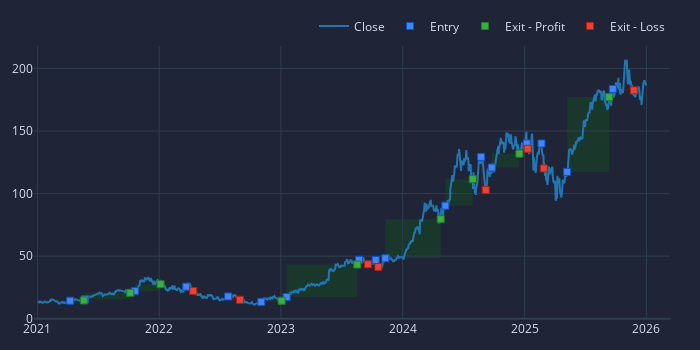

Here is the notebook cell this chart was saved with:
### Markdown cell above
## 3. Testing the Moving Average Crossover Strategy

Now, let's try to beat the market using a classic Golden Cross strategy.

- Buy when Fast MA crosses above Slow MA.
- Sell when Fast MA crosses below Slow MA.

### Code cell
# 1. Define Parameters
fast_window = 10
slow_window = 50

# 2. Calculate Indicators
fast_ma = vbt.MA.run(price, fast_window, short_name='fast')
slow_ma = vbt.MA.run(price, slow_window, short_name='slow')

# 3. Generate Signals
entries = fast_ma.ma_crossed_above(slow_ma)
exits = fast_ma.ma_crossed_below(slow_ma)

# 4. Run Backtest
pf_ma = vbt.Portfolio.from_signals(
    price, 
    entries, 
    exits, 
    init_cash=10000,
    fees=0.001
)

# 5. Visualize Trades for NVDA (Example)
selected_stock = 'NVDA'
selected_pf = pf_ma[fast_window, slow_window, selected_stock]
fig = price[selected_stock].vbt.plot(trace_kwargs=dict(name='Close'))
selected_pf.positions.plot(close_trace_kwargs=dict(visible=False), fig=fig)
fig.write_image('ma_strategy_nvda.svg')
fig.show()

selected_ret = selected_pf.total_return()
print(f"MA Strategy {selected_stock} Total Return: {selected_ret:.2%}")
print(f"MA Strategy Average Return: {pf_ma.total_return().mean():.2%}")

### Figure 1 — Plotly figure (JSON) as saved in the notebook; plotly's stock layout.template omitted (floating-point values rounded to 4 significant figures; data arrays with more than 128 entries replaced by an {"elided": "..."} marker saying what was removed)
{"data": [{"name": "Close", "showlegend": true, "type": "scatter", "uid": "74007ead-88ff-4c5d-a1d7-e05e0a5ee09d", "x": {"elided": "1255 str values"}, "y": {"elided": "1255 float values"}}, {"line": {"color": "#1f77b4"}, "name": "Close", "showlegend": true, "type": "scatter", "uid": "a9f4aa50-87b7-4d90-a809-0e8b83b3a2f7", "visible": false, "x": {"elided": "1255 str values"}, "y": {"elided": "1255 float values"}}, {"customdata": [[0, 695.5, 9.99, "Long"], [1, 649.6, 10.12, "Long"], [2, 607.2, 13.39, "Long"], [3, 652.4, 16.69, "Long"], [4, 812.5, 14.43, "Long"], [5, 911.7, 12.22, "Long"], [6, 749.5, 13.01, "Long"], [7, 687.4, 32.36, "Long"], [8, 636.0, 29.84, "Long"], [9, 543.5, 26.25, "Long"], [10, 478.0, 43.19, "Long"], [11, 411.5, 53.21, "Long"], [12, 349.3, 42.21, "Long"], [13, 328.4, 46.01, "Long"], [14, 317.9, 44.53, "Long"], [15, 324.8, 38.11, "Long"], [16, 312.7, 57.42, "Long"]], "hovertemplate": "Position Id: %{customdata[0]}<br>Size: %{customdata[1]:.6f}<br>Entry Timestamp: %{x}<br>Avg Entry Price: %{y}<br>Entry Fees: %{customdata[2]:.6f}<br>Direction: %{customdata[3]}", "marker": {"color": "#4285F4", "line": {"color": "rgb(11,84,205)", "width": 1}, "size": 7, "symbol": "square"}, "mode": "markers", "name": "Entry", "type": "scatter", "uid": "f06553ac-ff99-4325-8970-74faa87678ec", "x": ["2021-04-09T04:00:00+00:00", "2021-05-24T04:00:00+00:00", "2021-10-20T04:00:00+00:00", "2022-03-23T04:00:00+00:00", "2022-07-27T04:00:00+00:00", "2022-11-03T04:00:00+00:00", "2023-01-18T05:00:00+00:00", "2023-08-23T04:00:00+00:00", "2023-10-12T04:00:00+00:00", "2023-11-10T05:00:00+00:00", "2024-05-08T04:00:00+00:00", "2024-08-23T04:00:00+00:00", "2024-09-24T04:00:00+00:00", "2025-01-07T05:00:00+00:00", "2025-02-20T05:00:00+00:00", "2025-05-08T04:00:00+00:00", "2025-09-22T04:00:00+00:00"], "y": [14.36, 15.57, 22.06, 25.59, 17.76, 13.4, 17.36, 47.08, 46.91, 48.3, 90.37, 129.3, 120.8, 140.1, 140.1, 117.3, 183.6]}, {"customdata": [[0, 695.5, 10.14, 127.3, 0.01274, "Long", "29 days 00:00:00"], [1, 649.6, 13.42, 3279.0, 0.3241, "Long", "94 days 00:00:00"], [2, 607.2, 16.73, 3305.0, 0.2468, "Long", "53 days 00:00:00"], [5, 911.7, 13.04, 792.1, 0.06482, "Long", "40 days 00:00:00"], [6, 749.5, 32.43, 19370.0, 1.489, "Long", "147 days 00:00:00"], [9, 543.5, 43.28, 16960.0, 0.646, "Long", "112 days 00:00:00"], [10, 478.0, 53.32, 10030.0, 0.2321, "Long", "55 days 00:00:00"], [12, 349.3, 46.1, 3802.0, 0.09007, "Long", "58 days 00:00:00"], [15, 324.8, 57.53, 19330.0, 0.5072, "Long", "86 days 00:00:00"]], "hovertemplate": "Position Id: %{customdata[0]}<br>Size: %{customdata[1]:.6f}<br>Exit Timestamp: %{x}<br>Avg Exit Price: %{y}<br>Exit Fees: %{customdata[2]:.6f}<br>PnL: %{customdata[3]:.6f}<br>Return: %{customdata[4]:.2%}<br>Direction: %{customdata[5]}<br>Duration: %{customdata[6]}", "marker": {"color": "#37B13F", "line": {"color": "rgb(38,123,44)", "width": 1}, "size": 7, "symbol": "square"}, "mode": "markers", "name": "Exit - Profit", "type": "scatter", "uid": "66c96131-530a-4df5-b979-76b6819a359b", "x": ["2021-05-20T04:00:00+00:00", "2021-10-06T04:00:00+00:00", "2022-01-05T05:00:00+00:00", "2023-01-03T05:00:00+00:00", "2023-08-18T04:00:00+00:00", "2024-04-24T04:00:00+00:00", "2024-07-29T04:00:00+00:00", "2024-12-16T05:00:00+00:00", "2025-09-11T04:00:00+00:00"], "y": [14.58, 20.66, 27.55, 14.3, 43.27, 79.64, 111.5, 132.0, 177.2]}, {"customdata": [[3, 652.4, 14.46, -2266.0, -0.1357, "Long", "15 days 00:00:00"], [4, 812.5, 12.24, -2214.0, -0.1534, "Long", "25 days 00:00:00"], [7, 687.4, 29.9, -2530.0, -0.07817, "Long", "18 days 00:00:00"], [8, 636.0, 26.3, -3589.0, -0.1203, "Long", "6 days 00:00:00"], [11, 411.5, 42.29, -11010.0, -0.2069, "Long", "9 days 00:00:00"], [13, 328.4, 44.62, -1479.0, -0.03215, "Long", "2 days 00:00:00"], [14, 317.9, 38.19, -6426.0, -0.1443, "Long", "5 days 00:00:00"], [16, 312.7, 57.09, -446.0, -0.007767, "Long", "45 days 00:00:00"]], "hovertemplate": "Position Id: %{customdata[0]}<br>Size: %{customdata[1]:.6f}<br>Exit Timestamp: %{x}<br>Avg Exit Price: %{y}<br>Exit Fees: %{customdata[2]:.6f}<br>PnL: %{customdata[3]:.6f}<br>Return: %{customdata[4]:.2%}<br>Direction: %{customdata[5]}<br>Duration: %{customdata[6]}", "marker": {"color": "#EA4335", "line": {"color": "rgb(181,31,18)", "width": 1}, "size": 7, "symbol": "square"}, "mode": "markers", "name": "Exit - Loss", "type": "scatter", "uid": "01b56759-a650-4c6c-8f91-cf55ab5f6b97", "x": ["2022-04-13T04:00:00+00:00", "2022-08-31T04:00:00+00:00", "2023-09-19T04:00:00+00:00", "2023-10-20T04:00:00+00:00", "2024-09-06T04:00:00+00:00", "2025-01-10T05:00:00+00:00", "2025-02-27T05:00:00+00:00", "2025-11-24T05:00:00+00:00"], "y": [22.16, 15.07, 43.49, 41.36, 102.8, 135.9, 120.1, 182.5]}], "layout": {"height": 350, "legend": {"orientation": "h", "traceorder": "normal", "x": 1, "xanchor": "right", "y": 1.02, "yanchor": "bottom"}, "margin": {"b": 30, "l": 30, "r": 30, "t": 30}, "shapes": [{"fillcolor": "green", "layer": "below", "line": {"width": 0}, "opacity": 0.2, "type": "rect", "x0": "2021-04-09T04:00:00+00:00", "x1": "2021-05-20T04:00:00+00:00", "xref": "x", "y0": 14.36, "y1": 14.58, "yref": "y"}, {"fillcolor": "green", "layer": "below", "line": {"width": 0}, "opacity": 0.2, "type": "rect", "x0": "2021-05-24T04:00:00+00:00", "x1": "2021-10-06T04:00:00+00:00", "xref": "x", "y0": 15.57, "y1": 20.66, "yref": "y"}, {"fillcolor": "green", "layer": "below", "line": {"width": 0}, "opacity": 0.2, "type": "rect", "x0": "2021-10-20T04:00:00+00:00", "x1": "2022-01-05T05:00:00+00:00", "xref": "x", "y0": 22.06, "y1": 27.55, "yref": "y"}, {"fillcolor": "green", "layer": "below", "line": {"width": 0}, "opacity": 0.2, "type": "rect", "x0": "2022-11-03T04:00:00+00:00", "x1": "2023-01-03T05:00:00+00:00", "xref": "x", "y0": 13.4, "y1": 14.3, "yref": "y"}, {"fillcolor": "green", "layer": "below", "line": {"width": 0}, "opacity": 0.2, "type": "rect", "x0": "2023-01-18T05:00:00+00:00", "x1": "2023-08-18T04:00:00+00:00", "xref": "x", "y0": 17.36, "y1": 43.27, "yref": "y"}, {"fillcolor": "green", "layer": "below", "line": {"width": 0}, "opacity": 0.2, "type": "rect", "x0": "2023-11-10T05:00:00+00:00", "x1": "2024-04-24T04:00:00+00:00", "xref": "x", "y0": 48.3, "y1": 79.64, "yref": "y"}, {"fillcolor": "green", "layer": "below", "line": {"width": 0}, "opacity": 0.2, "type": "rect", "x0": "2024-05-08T04:00:00+00:00", "x1": "2024-07-29T04:00:00+00:00", "xref": "x", "y0": 90.37, "y1": 111.5, "yref": "y"}, {"fillcolor": "green", "layer": "below", "line": {"width": 0}, "opacity": 0.2, "type": "rect", "x0": "2024-09-24T04:00:00+00:00", "x1": "2024-12-16T05:00:00+00:00", "xref": "x", "y0": 120.8, "y1": 132.0, "yref": "y"}, {"fillcolor": "green", "layer": "below", "line": {"width": 0}, "opacity": 0.2, "type": "rect", "x0": "2025-05-08T04:00:00+00:00", "x1": "2025-09-11T04:00:00+00:00", "xref": "x", "y0": 117.3, "y1": 177.2, "yref": "y"}, {"fillcolor": "red", "layer": "below", "line": {"width": 0}, "opacity": 0.2, "type": "rect", "x0": "2022-03-23T04:00:00+00:00", "x1": "2022-04-13T04:00:00+00:00", "xref": "x", "y0": 25.59, "y1": 22.16, "yref": "y"}, {"fillcolor": "red", "layer": "below", "line": {"width": 0}, "opacity": 0.2, "type": "rect", "x0": "2022-07-27T04:00:00+00:00", "x1": "2022-08-31T04:00:00+00:00", "xref": "x", "y0": 17.76, "y1": 15.07, "yref": "y"}, {"fillcolor": "red", "layer": "below", "line": {"width": 0}, "opacity": 0.2, "type": "rect", "x0": "2023-08-23T04:00:00+00:00", "x1": "2023-09-19T04:00:00+00:00", "xref": "x", "y0": 47.08, "y1": 43.49, "yref": "y"}, {"fillcolor": "red", "layer": "below", "line": {"width": 0}, "opacity": 0.2, "type": "rect", "x0": "2023-10-12T04:00:00+00:00", "x1": "2023-10-20T04:00:00+00:00", "xref": "x", "y0": 46.91, "y1": 41.36, "yref": "y"}, {"fillcolor": "red", "layer": "below", "line": {"width": 0}, "opacity": 0.2, "type": "rect", "x0": "2024-08-23T04:00:00+00:00", "x1": "2024-09-06T04:00:00+00:00", "xref": "x", "y0": 129.3, "y1": 102.8, "yref": "y"}, {"fillcolor": "red", "layer": "below", "line": {"width": 0}, "opacity": 0.2, "type": "rect", "x0": "2025-01-07T05:00:00+00:00", "x1": "2025-01-10T05:00:00+00:00", "xref": "x", "y0": 140.1, "y1": 135.9, "yref": "y"}, {"fillcolor": "red", "layer": "below", "line": {"width": 0}, "opacity": 0.2, "type": "rect", "x0": "2025-02-20T05:00:00+00:00", "x1": "2025-02-27T05:00:00+00:00", "xref": "x", "y0": 140.1, "y1": 120.1, "yref": "y"}, {"fillcolor": "red", "layer": "below", "line": {"width": 0}, "opacity": 0.2, "type": "rect", "x0": "2025-09-22T04:00:00+00:00", "x1": "2025-11-24T05:00:00+00:00", "xref": "x", "y0": 183.6, "y1": 182.5, "yref": "y"}], "width": 700}}
